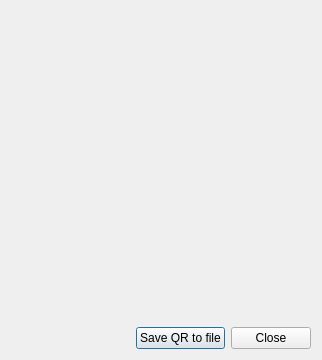
<?xml version="1.0" encoding="UTF-8"?>
<ui version="4.0">
 <class>QRCodeDialog</class>
 <widget class="QDialog" name="QRCodeDialog">
  <property name="geometry">
   <rect>
    <x>0</x>
    <y>0</y>
    <width>322</width>
    <height>360</height>
   </rect>
  </property>
  <property name="sizePolicy">
   <sizepolicy hsizetype="Fixed" vsizetype="Fixed">
    <horstretch>0</horstretch>
    <verstretch>0</verstretch>
   </sizepolicy>
  </property>
  <property name="minimumSize">
   <size>
    <width>322</width>
    <height>360</height>
   </size>
  </property>
  <property name="maximumSize">
   <size>
    <width>322</width>
    <height>360</height>
   </size>
  </property>
  <property name="windowTitle">
   <string>QR Code</string>
  </property>
  <property name="styleSheet">
   <string notr="true"/>
  </property>
  <layout class="QVBoxLayout" name="verticalLayout" stretch="1,0,0">
   <item>
    <widget class="WalletGui::QRLabel" name="m_qrCodeLabel">
     <property name="sizePolicy">
      <sizepolicy hsizetype="Preferred" vsizetype="Preferred">
       <horstretch>0</horstretch>
       <verstretch>0</verstretch>
      </sizepolicy>
     </property>
     <property name="minimumSize">
      <size>
       <width>300</width>
       <height>300</height>
      </size>
     </property>
     <property name="maximumSize">
      <size>
       <width>300</width>
       <height>300</height>
      </size>
     </property>
     <property name="text">
      <string/>
     </property>
    </widget>
   </item>
   <item>
    <spacer name="verticalSpacer">
     <property name="orientation">
      <enum>Qt::Vertical</enum>
     </property>
     <property name="sizeHint" stdset="0">
      <size>
       <width>20</width>
       <height>20</height>
      </size>
     </property>
    </spacer>
   </item>
   <item>
    <layout class="QHBoxLayout" name="horizontalLayout">
     <item>
      <spacer name="horizontalSpacer">
       <property name="orientation">
        <enum>Qt::Horizontal</enum>
       </property>
       <property name="sizeHint" stdset="0">
        <size>
         <width>40</width>
         <height>20</height>
        </size>
       </property>
      </spacer>
     </item>
     <item>
      <widget class="QPushButton" name="m_saveToFileButton">
       <property name="text">
        <string>Save QR to file</string>
       </property>
      </widget>
     </item>
     <item>
      <widget class="QPushButton" name="m_okButton">
       <property name="text">
        <string>Close</string>
       </property>
      </widget>
     </item>
    </layout>
   </item>
  </layout>
 </widget>
 <customwidgets>
  <customwidget>
   <class>WalletGui::QRLabel</class>
   <extends>QLabel</extends>
   <header>gui/QRLabel.h</header>
  </customwidget>
 </customwidgets>
 <resources/>
 <connections>
  <connection>
   <sender>m_okButton</sender>
   <signal>clicked()</signal>
   <receiver>QRCodeDialog</receiver>
   <slot>accept()</slot>
   <hints>
    <hint type="sourcelabel">
     <x>373</x>
     <y>87</y>
    </hint>
    <hint type="destinationlabel">
     <x>240</x>
     <y>57</y>
    </hint>
   </hints>
  </connection>
  <connection>
   <sender>m_saveToFileButton</sender>
   <signal>clicked()</signal>
   <receiver>QRCodeDialog</receiver>
   <slot>saveQRcodeToFile()</slot>
   <hints>
    <hint type="sourcelabel">
     <x>193</x>
     <y>338</y>
    </hint>
    <hint type="destinationlabel">
     <x>160</x>
     <y>179</y>
    </hint>
   </hints>
  </connection>
 </connections>
</ui>
